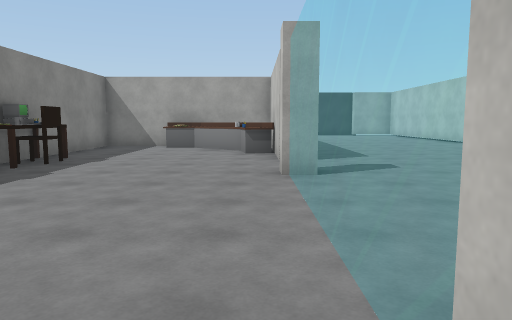
View 1 (above)

21 first-person views from a walk through a scene from a Unity 3-D project. The camera is 1.5 m above the floor, tilts 6° down and sees 70° across. The floor is counted in squares, 2 m on a side. Each view is taken from the middle of a square. On the plan, view 1 faces up. The plan holds only what a view shows up to about 11 squares ahead; the rest is blank. The player character is not drawn. Some surface patterns are stand-ins.

View 2
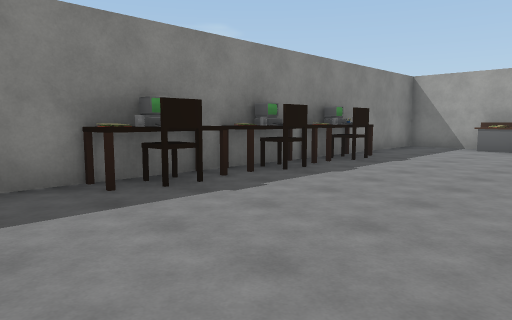

View 3
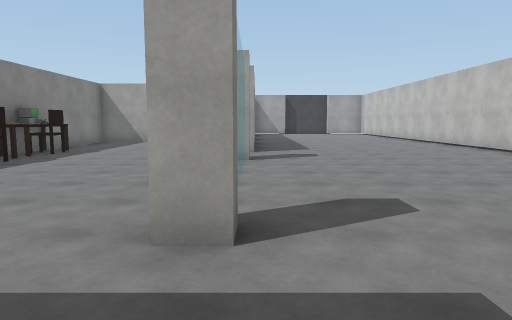

View 4
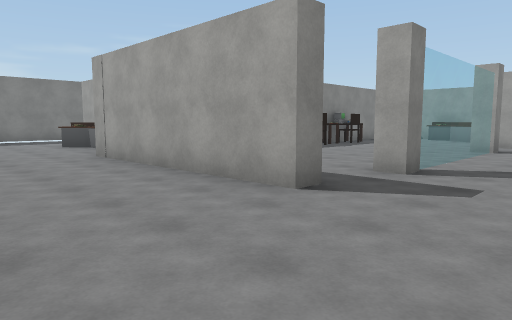

View 5
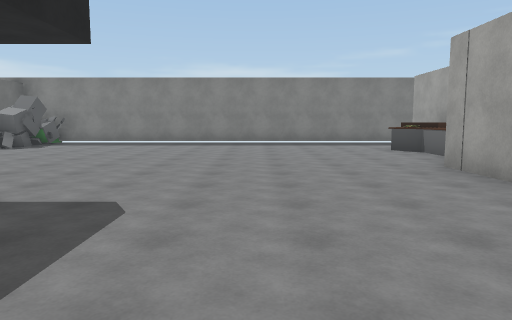

View 6
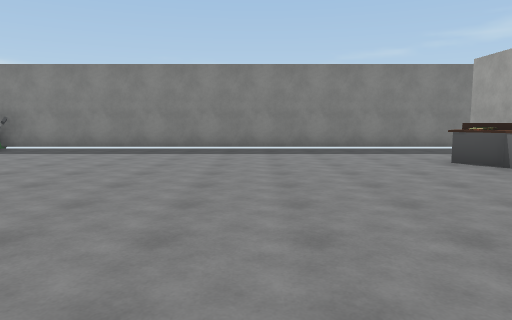

View 7
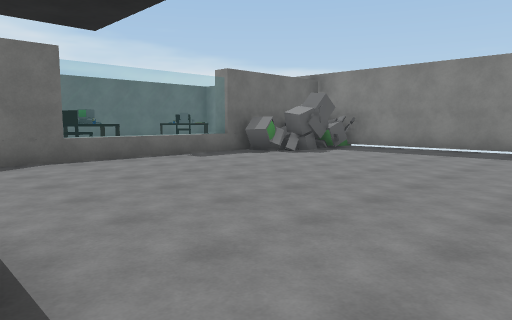

View 8
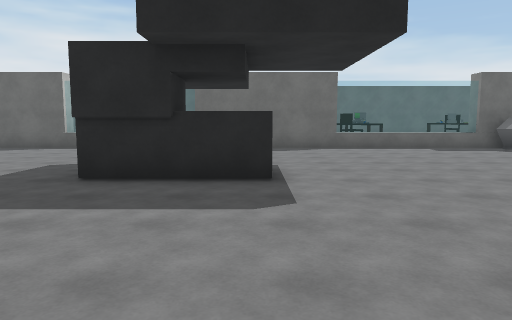

View 9
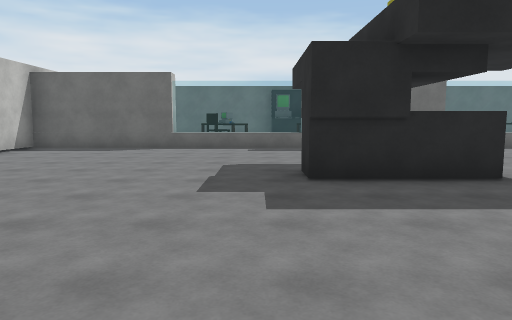

View 10
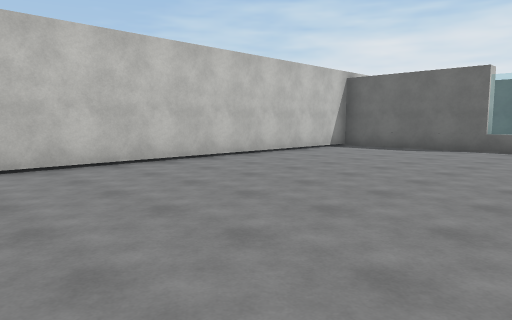

View 11
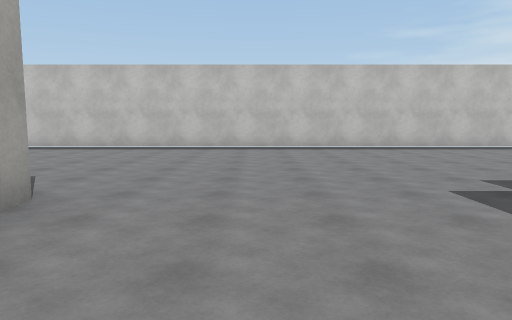

View 12
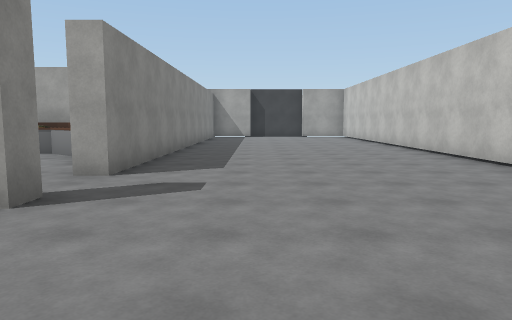

View 13
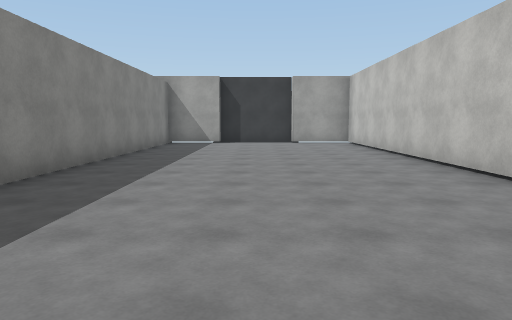

View 14
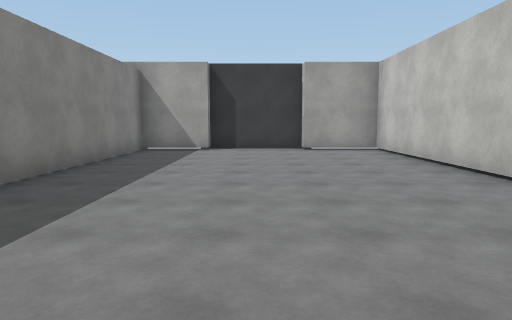

View 15
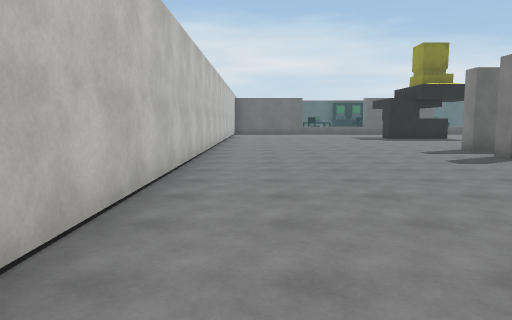

View 16
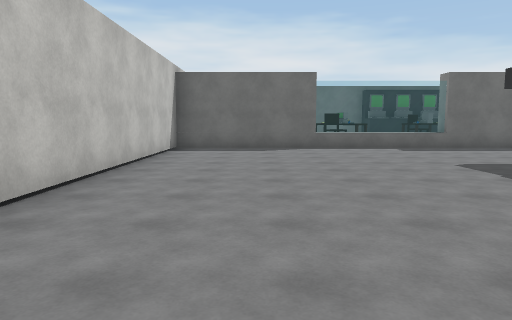

View 17
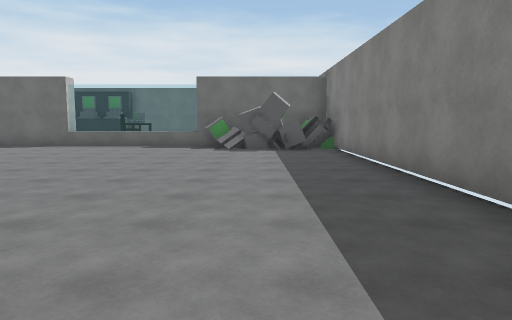

View 18
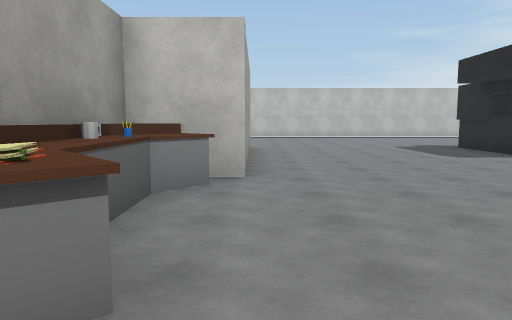

View 19
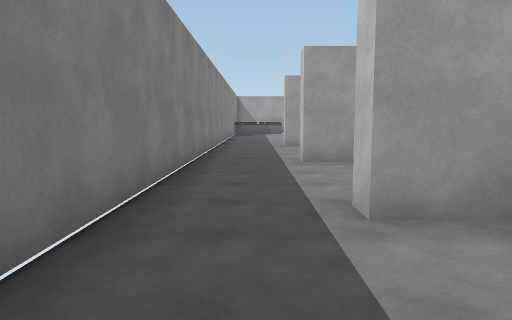

View 20
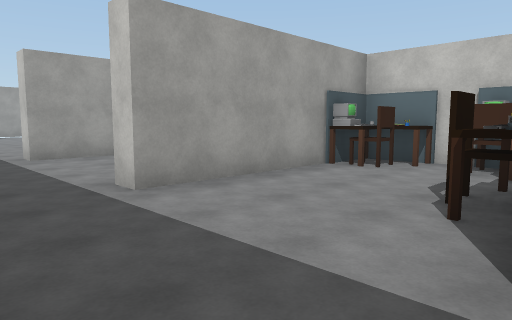

View 21
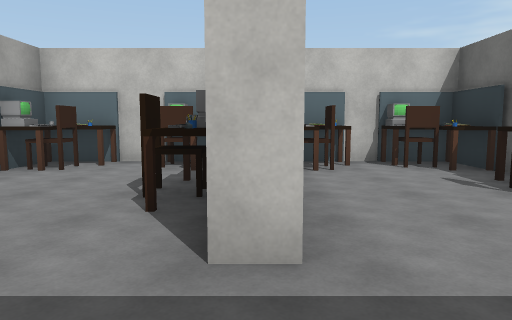

### Floor plan
Ten units are one square. View 1 is at (0, 0); x grows to the right and y downward. Boxes are objects, and circles mark ways between rooms. Rooms are numbered by the first view taken in them; rooms with no view inside come last. Other rooms are left out.
<svg viewBox="-130 -207 207 350">
<path fill="none" stroke="#000" d="M4 -51 4 -56M10 -70 4 -70 4 -79M-24 -113 -46 -113 -46 -7M-1 13 5 13M5 13 5 18 -51 18 -51 3 -101 3M10 -7 10 -1 2 -1M-51 10 -58 5M-55 15 -62 9 -80 9 -86 14 -89 11M-56 6 -61 3M-22 77 5 77 5 85M10 -56 10 -51M-82 10 -87 11M-82 3 -86 6M-85 5 -92 11M-3 131 -3 138M33 138 33 131M-122 5 -122 112M-82 131 -82 138M-85 132 72 132 72 -198 53 -198M54 -202 27 -202 27 -198 10 -198 10 -70M-101 3 -101 -2M-64 -38 -101 -38M-122 -35 -122 5M-51 -16 -51 -24M-84 -80 -101 -80 -101 -85M-101 -38 -101 -44M-122 -80 -122 -35M-51 -56 -51 -66"/>
<rect x="-45" y="-35" width="10" height="20" fill="#bbb"><title>desk</title></rect>
<rect x="-45" y="-55" width="10" height="20" fill="#bbb"><title>desk</title></rect>
<rect x="-45" y="-75" width="10" height="20" fill="#bbb"><title>desk</title></rect>
<rect x="-25" y="-115" width="30" height="30" fill="#bbb"><title>other object</title></rect>
<rect x="-125" y="125" width="10" height="10" fill="#bbb"><title>computer</title></rect>
<rect x="-125" y="115" width="10" height="10" fill="#bbb"><title>computer</title></rect>
<rect x="-115" y="115" width="10" height="10" fill="#bbb"><title>computer</title></rect>
<rect x="-105" y="125" width="10" height="10" fill="#bbb"><title>computer</title></rect>
<rect x="-105" y="115" width="10" height="10" fill="#bbb"><title>computer</title></rect>
<rect x="-95" y="125" width="10" height="10" fill="#bbb"><title>computer</title></rect>
<rect x="-95" y="-15" width="20" height="10" fill="#bbb"><title>desk</title></rect>
<rect x="-65" y="-15" width="10" height="10" fill="#bbb"><title>other object</title></rect>
<rect x="-65" y="-35" width="10" height="10" fill="#bbb"><title>other object</title></rect>
<rect x="-95" y="-55" width="20" height="10" fill="#bbb"><title>desk</title></rect>
<rect x="-65" y="-55" width="10" height="10" fill="#bbb"><title>other object</title></rect>
<rect x="-65" y="-75" width="10" height="10" fill="#bbb"><title>other object</title></rect>
<circle cx="0" cy="0" r="3" fill="#2a7"/>
<circle cx="10" cy="-65" r="3" fill="#2a7"/>
<circle cx="-115" cy="0" r="3" fill="#2a7"/>
<circle cx="-115" cy="-40" r="3" fill="#2a7"/>
<text x="-20" y="-50">1</text>
<text x="0" y="20">2</text>
<text x="-90" y="-20">3</text>
<text x="-90" y="-60">4</text>
</svg>
Room 1 opens to room 2. Room 2 opens to room 3. Room 3 opens to room 4.

Where each view was taken, in squares from view 1:
view 1: 0 up, 0 right, facing up
view 2: 0 up, 0 right, facing up-left
view 3: 2 down, 1 right, facing up
view 4: 5 down, 3 right, facing up-left
view 5: 5 down, 1 right, facing left
view 6: 5 down, 2 left, facing left
view 7: 6 down, 2 left, facing down-left
view 8: 3 down, 2 left, facing down
view 9: 3 down, 1 right, facing down
view 10: 3 down, 1 right, facing down-right
view 11: 4 down, 3 left, facing right
view 12: 2 up, 3 right, facing up
view 13: 7 up, 4 right, facing up
view 14: 10 up, 4 right, facing up
view 15: 8 up, 6 right, facing down
view 16: 3 down, 5 right, facing down
view 17: 2 down, 10 left, facing down
view 18: 2 down, 10 left, facing right
view 19: 3 down, 11 left, facing up
view 20: 0 up, 12 left, facing up-right
view 21: 4 up, 12 left, facing right
